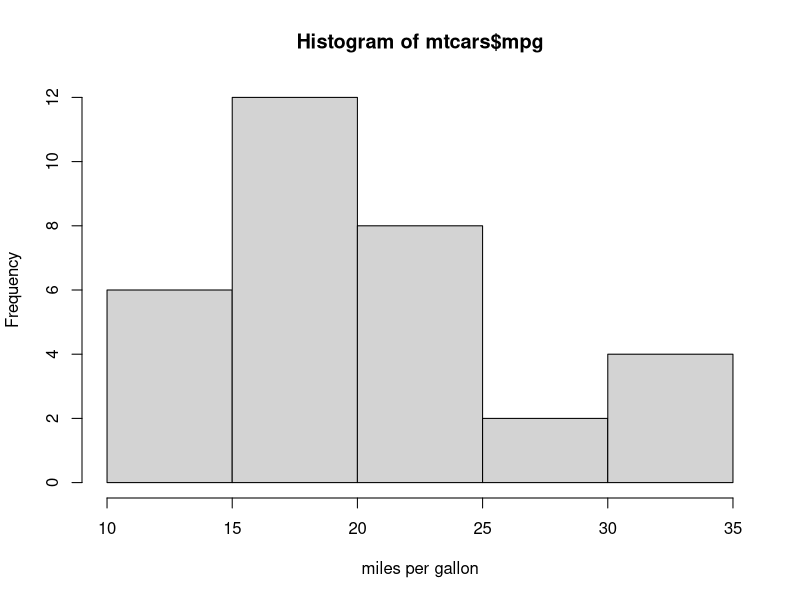
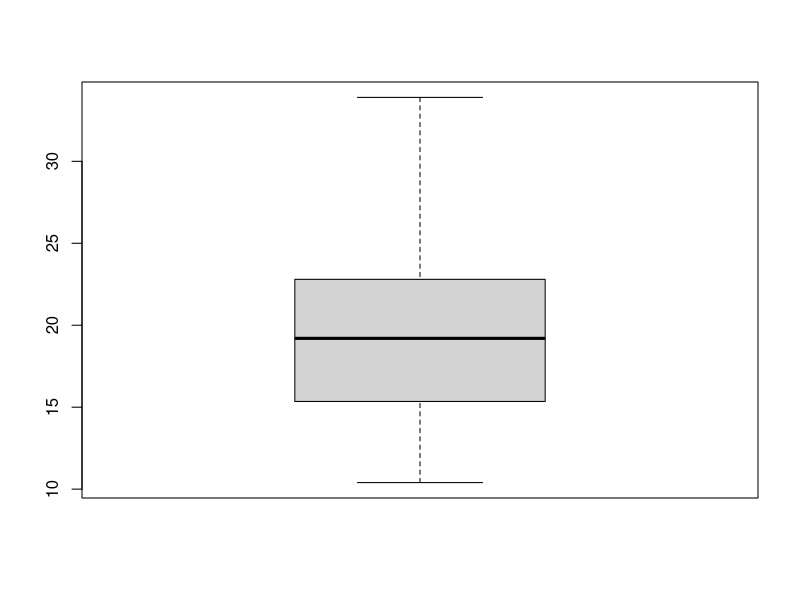

These figures' R source, in order:
data(mtcars)
summary(mtcars$mpg)
hist(mtcars$mpg, mian= "fuel efficiency",
     xlab="miles per gallon")
boxplot(mtcars$mpg)
